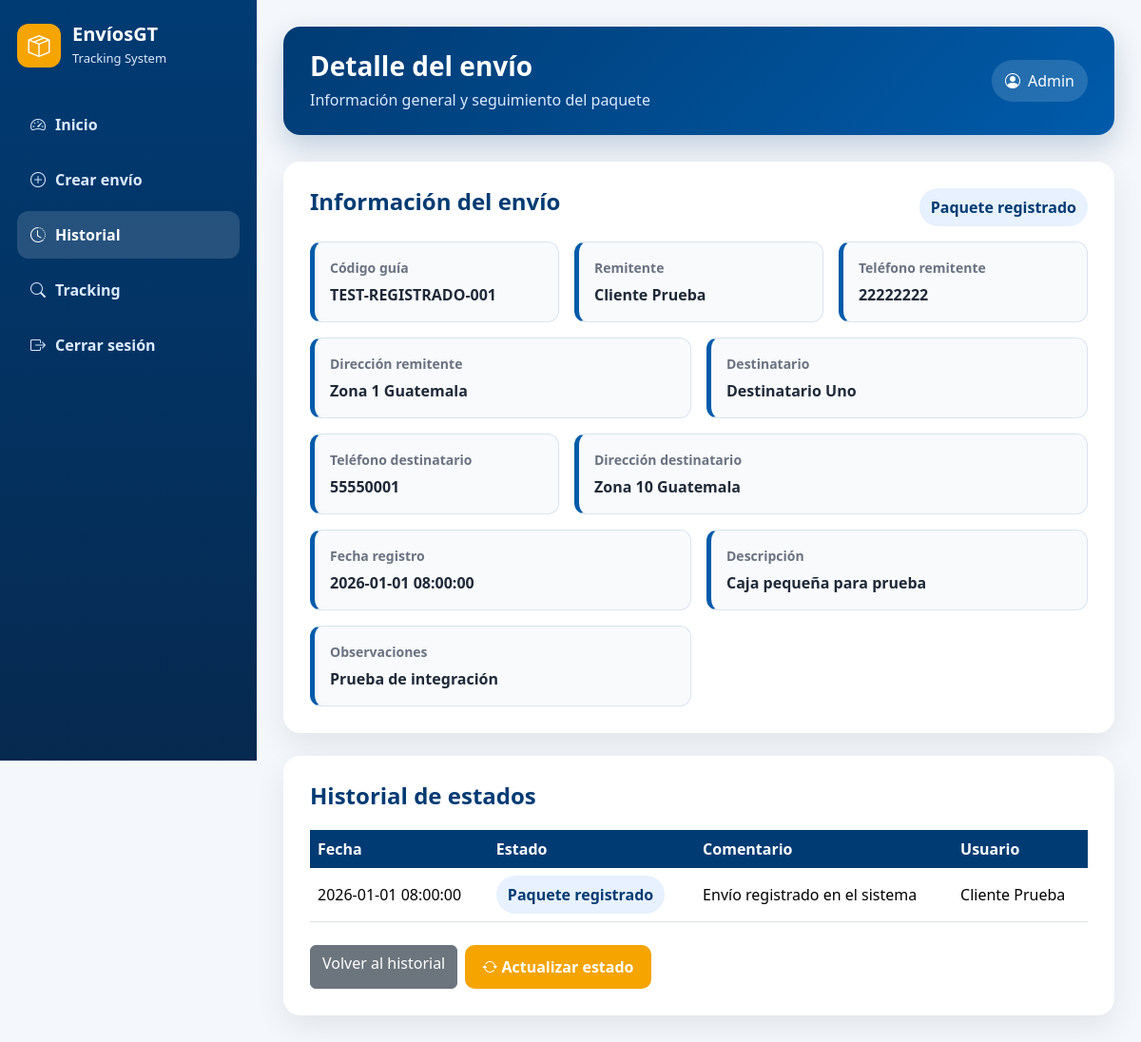
The page /detalle_envio.php?id=1 (signed in) on the database its author committed.
### tables this page shows
CREATE TABLE `envio` (
  `id_envio` INT NOT NULL AUTO_INCREMENT,
  `codigo_guia` VARCHAR(40) NOT NULL,
  `id_usuario_remitente` INT NOT NULL,
  `nombre_remitente` VARCHAR(150) NOT NULL,
  `telefono_remitente` VARCHAR(20) DEFAULT NULL,
  `direccion_remitente` VARCHAR(255) DEFAULT NULL,
  `nombre_destinatario` VARCHAR(100) NOT NULL,
  `telefono_destinatario` VARCHAR(20) NOT NULL,
  `direccion_destinatario` VARCHAR(255) NOT NULL,
  `descripcion_paquete` VARCHAR(255) NOT NULL,
  `peso` DECIMAL(10,2) NOT NULL DEFAULT 0.00,
  `es_fragil` TINYINT(1) NOT NULL DEFAULT 0,
  `tipo_paquete` VARCHAR(80) DEFAULT NULL,
  `fecha_registro` DATETIME NOT NULL DEFAULT CURRENT_TIMESTAMP,
  `estado_actual_id` INT NOT NULL,
  `observaciones` VARCHAR(255) DEFAULT NULL,
  `instrucciones_entrega` VARCHAR(255) DEFAULT NULL,
  PRIMARY KEY (`id_envio`),
  UNIQUE KEY `uk_envio_codigo_guia` (`codigo_guia`),
  KEY `idx_envio_usuario_remitente` (`id_usuario_remitente`),
  KEY `idx_envio_estado_actual` (`estado_actual_id`),
  CONSTRAINT `fk_envio_usuario`
    FOREIGN KEY (`id_usuario_remitente`) REFERENCES `usuario` (`id_usuario`),
  CONSTRAINT `fk_envio_estado_actual`
    FOREIGN KEY (`estado_actual_id`) REFERENCES `estado` (`id_estado`)
);

CREATE TABLE `estado` (
  `id_estado` INT NOT NULL AUTO_INCREMENT,
  `nombre_estado` VARCHAR(100) NOT NULL,
  `descripcion` VARCHAR(255) DEFAULT NULL,
  `orden_estado` INT NOT NULL,
  `es_final` TINYINT(1) NOT NULL DEFAULT 0,
  PRIMARY KEY (`id_estado`),
  UNIQUE KEY `uk_estado_nombre` (`nombre_estado`)
);

CREATE TABLE `historia_estado` (
  `id_historial` INT NOT NULL AUTO_INCREMENT,
  `id_envio` INT NOT NULL,
  `id_estado` INT NOT NULL,
  `id_usuario` INT NOT NULL,
  `fecha_hora` DATETIME NOT NULL DEFAULT CURRENT_TIMESTAMP,
  `comentario` VARCHAR(255) DEFAULT NULL,
  PRIMARY KEY (`id_historial`),
  KEY `idx_historial_envio` (`id_envio`),
  KEY `idx_historial_estado` (`id_estado`),
  KEY `idx_historial_usuario` (`id_usuario`),
  CONSTRAINT `fk_historial_envio`
    FOREIGN KEY (`id_envio`) REFERENCES `envio` (`id_envio`) ON DELETE CASCADE,
  CONSTRAINT `fk_historial_estado`
    FOREIGN KEY (`id_estado`) REFERENCES `estado` (`id_estado`),
  CONSTRAINT `fk_historial_usuario`
    FOREIGN KEY (`id_usuario`) REFERENCES `usuario` (`id_usuario`)
);

CREATE TABLE `usuario` (
  `id_usuario` INT NOT NULL AUTO_INCREMENT,
  `id_rol` INT NOT NULL,
  `nombres` VARCHAR(100) NOT NULL,
  `apellidos` VARCHAR(100) NOT NULL,
  `correo` VARCHAR(120) NOT NULL,
  `password_hash` VARCHAR(255) NOT NULL,
  `telefono` VARCHAR(20) DEFAULT NULL,
  `direccion` VARCHAR(255) DEFAULT NULL,
  `estado` VARCHAR(20) NOT NULL DEFAULT 'activo',
  PRIMARY KEY (`id_usuario`),
  UNIQUE KEY `uk_usuario_correo` (`correo`),
  KEY `idx_usuario_rol` (`id_rol`),
  CONSTRAINT `fk_usuario_rol`
    FOREIGN KEY (`id_rol`) REFERENCES `rol` (`id_rol`)
);

### includes/funciones.php (called while the page is built, shortened)
<?php
function e($valor) {
    return htmlspecialchars((string)$valor, ENT_QUOTES, 'UTF-8');
}

### detalle_envio.php (the view, shortened to what this page needs)
<?php
require_once 'includes/funciones.php';
require_once 'config/conexion.php';
$idUsuario = (int)($_SESSION['id_usuario'] ?? 0);
$rol = $_SESSION['rol'] ?? '';
$puedeActualizarEstado = in_array($rol, ['Administrador', 'Operador'], true);
$idEnvio = intval($_GET['id'] ?? 0);
$sqlEnvio = "SELECT
                e.*,
                es.nombre_estado,
                u.nombres AS usuario_creador_nombres,
                u.apellidos AS usuario_creador_apellidos
            FROM envio e
            INNER JOIN estado es
                ON e.estado_actual_id = es.id_estado
            INNER JOIN usuario u
                ON e.id_usuario_remitente = u.id_usuario
            WHERE e.id_envio = :id
              AND (
                    e.id_usuario_remitente = :usuario
                    OR :rol IN ('Administrador', 'Operador')
              )";
$stmt = $conexion->prepare($sqlEnvio);
$stmt->bindValue(':id', $idEnvio, PDO::PARAM_INT);
$stmt->bindValue(':usuario', $idUsuario, PDO::PARAM_INT);
$stmt->bindValue(':rol', $rol);
$stmt->execute();
$envio = $stmt->fetch();
$nombreRemitente = $envio['nombre_remitente'] ?: trim($envio['usuario_creador_nombres'] . ' ' . $envio['usuario_creador_apellidos']);
$sqlHist = "SELECT h.fecha_hora, es.nombre_estado, h.comentario, u.nombres, u.apellidos
            FROM historia_estado h
            INNER JOIN estado es ON h.id_estado = es.id_estado
            INNER JOIN usuario u ON h.id_usuario = u.id_usuario
            WHERE h.id_envio = :id
            ORDER BY h.fecha_hora ASC";
$stmtHist = $conexion->prepare($sqlHist);
$stmtHist->bindValue(':id', $idEnvio, PDO::PARAM_INT);
$stmtHist->execute();
$historial = $stmtHist->fetchAll();
include 'includes/header.php';
?>
<div class="app-card">
    <div class="d-flex justify-content-between flex-wrap gap-2 mb-3">
        <h4 class="card-title mb-0">Información del envío</h4>
        <span class="badge-status"><?php echo e($envio['nombre_estado']); ?></span>
    </div>
    <div class="row g-3">
        <div class="col-md-4">
            <div class="info-box">
                <small>Código guía</small>
                <strong><?php echo e($envio['codigo_guia']); ?></strong>
            </div>
        </div>
        <div class="col-md-4">
            <div class="info-box">
                <small>Remitente</small>
                <strong><?php echo e($nombreRemitente); ?></strong>
            </div>
        </div>
        <div class="col-md-4">
            <div class="info-box">
                <small>Teléfono remitente</small>
                <strong><?php echo e($envio['telefono_remitente'] ?: 'No registrado'); ?></strong>
            </div>
        </div>
        <div class="col-md-6">
            <div class="info-box">
                <small>Dirección remitente</small>
                <strong><?php echo e($envio['direccion_remitente'] ?: 'No registrada'); ?></strong>
            </div>
        </div>
        <div class="col-md-6">
            <div class="info-box">
                <small>Destinatario</small>
                <strong><?php echo e($envio['nombre_destinatario']); ?></strong>
            </div>
        </div>
        <div class="col-md-4">
            <div class="info-box">
                <small>Teléfono destinatario</small>
                <strong><?php echo e($envio['telefono_destinatario']); ?></strong>
            </div>
        </div>
        <div class="col-md-8">
            <div class="info-box">
                <small>Dirección destinatario</small>
                <strong><?php echo e($envio['direccion_destinatario']); ?></strong>
            </div>
        </div>
        <div class="col-md-6">
            <div class="info-box">
                <small>Fecha registro</small>
                <strong><?php echo e($envio['fecha_registro']); ?></strong>
            </div>
        </div>
        <div class="col-md-6">
            <div class="info-box">
                <small>Descripción</small>
                <strong><?php echo e($envio['descripcion_paquete']); ?></strong>
            </div>
        </div>
        <div class="col-md-6">
            <div class="info-box">
                <small>Observaciones</small>
                <strong><?php echo e($envio['observaciones'] ?: 'Sin observaciones'); ?></strong>
            </div>
        </div>
    </div>
</div>
<div class="app-card table-card">
    <h4 class="card-title">Historial de estados</h4>
    <table class="table table-hover align-middle">
        <thead>
            <tr>
                <th>Fecha</th>
                <th>Estado</th>
                <th>Comentario</th>
                <th>Usuario</th>
            </tr>
        </thead>
        <tbody>
            <?php foreach ($historial as $item): ?>
                <tr>
                    <td><?php echo e($item['fecha_hora']); ?></td>
                    <td><span class="badge-status"><?php echo e($item['nombre_estado']); ?></span></td>
                    <td><?php echo e($item['comentario']); ?></td>
                    <td><?php echo e($item['nombres'] . ' ' . $item['apellidos']); ?></td>
                </tr>
            <?php endforeach; ?>
        </tbody>
    </table>
    <div class="mt-4 d-flex gap-2 flex-wrap">
        <a class="btn btn-secondary" href="historial_envios.php">Volver al historial</a>
        <?php if ($puedeActualizarEstado): ?>
            <a class="btn btn-bi" href="actualizar_estado.php?id=<?php echo e($envio['id_envio']); ?>">
                <i class="bi bi-arrow-repeat"></i> Actualizar estado
            </a>
        <?php endif; ?>
    </div>
</div>
<?php include 'includes/footer.php'; ?>

### css/app.css (style rules this page uses)
:root { --bi-blue:#003b73; --bi-blue-2:#005baa; --bi-gold:#f5a400; --bi-gold-dark:#d98f00; --bg:#f4f7fb; --card:#ffffff; --text:#1f2937; --muted:#6b7280; --border:#dbe3ef; --success:#198754; --danger:#dc3545; }
* { box-sizing:border-box }
body { margin:0;background:var(--bg);font-family:"Segoe UI",Arial,sans-serif;color:var(--text) }
a { text-decoration:none }
.app-card { background:var(--card);border-radius:18px;padding:28px;box-shadow:0 12px 32px rgba(15,23,42,.08);margin-bottom:24px }
.card-title { color:var(--bi-blue);font-weight:800;margin-bottom:22px }
.btn-bi { background:var(--bi-gold);border:none;color:white;font-weight:800;border-radius:10px;padding:11px 18px }
.table-card { overflow-x:auto }
.table { margin-bottom:0 }
.table thead th { background:var(--bi-blue);color:white;border:none;white-space:nowrap }
.table td { vertical-align:middle }
.badge-status { display:inline-block;padding:8px 12px;border-radius:999px;background:#e7f1ff;color:var(--bi-blue);font-weight:800 }
.info-box { background:#f8fafc;border:1px solid var(--border);border-left:5px solid var(--bi-blue-2);padding:16px;border-radius:12px;height:100% }
.info-box small { display:block;color:var(--muted);font-weight:700;margin-bottom:6px }
.info-box strong { color:var(--text) }

### rows shown on the page
envio: estado_actual.nombre_estado "Paquete registrado", codigo_guia "TEST-REGISTRADO-001", nombre_remitente "Cliente Prueba", telefono_remitente "22222222", direccion_remitente "Zona 1 Guatemala", nombre_destinatario "Destinatario Uno", telefono_destinatario "55550001", direccion_destinatario "Zona 10 Guatemala", fecha_registro "2026-01-01 08:00:00", descripcion_paquete "Caja pequeña para prueba", observaciones "Prueba de integración"
historia_estado: fecha_hora "2026-01-01 08:00:00", id_estado.nombre_estado "Paquete registrado", comentario "Envío registrado en el sistema", id_usuario.apellidos "Cliente Prueba"

### other values the page prints
$tituloPagina "Detalle del envío"
$subtituloPagina "Información general y seguimiento del paquete"
$_SESSION['nombre'] "Admin"
